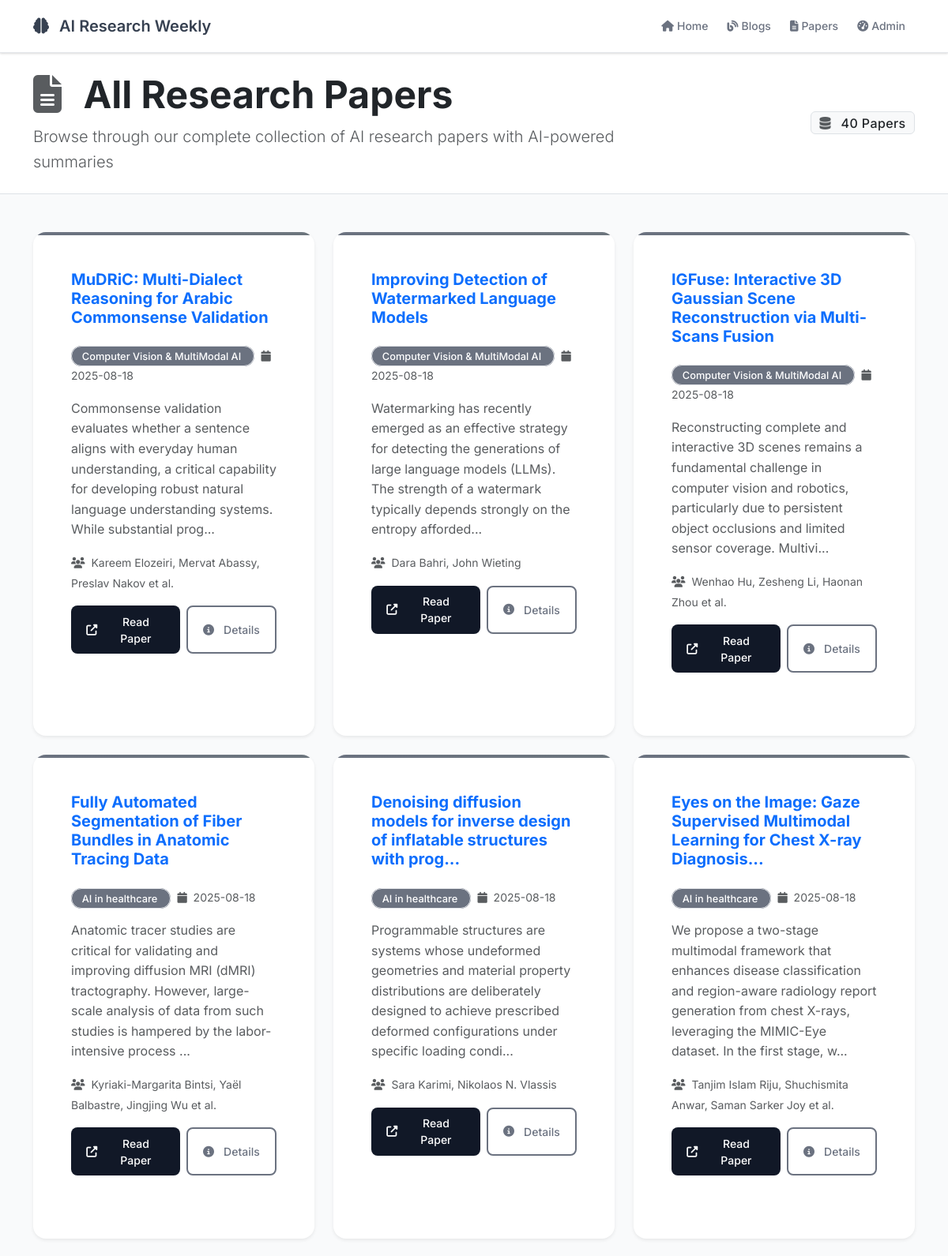
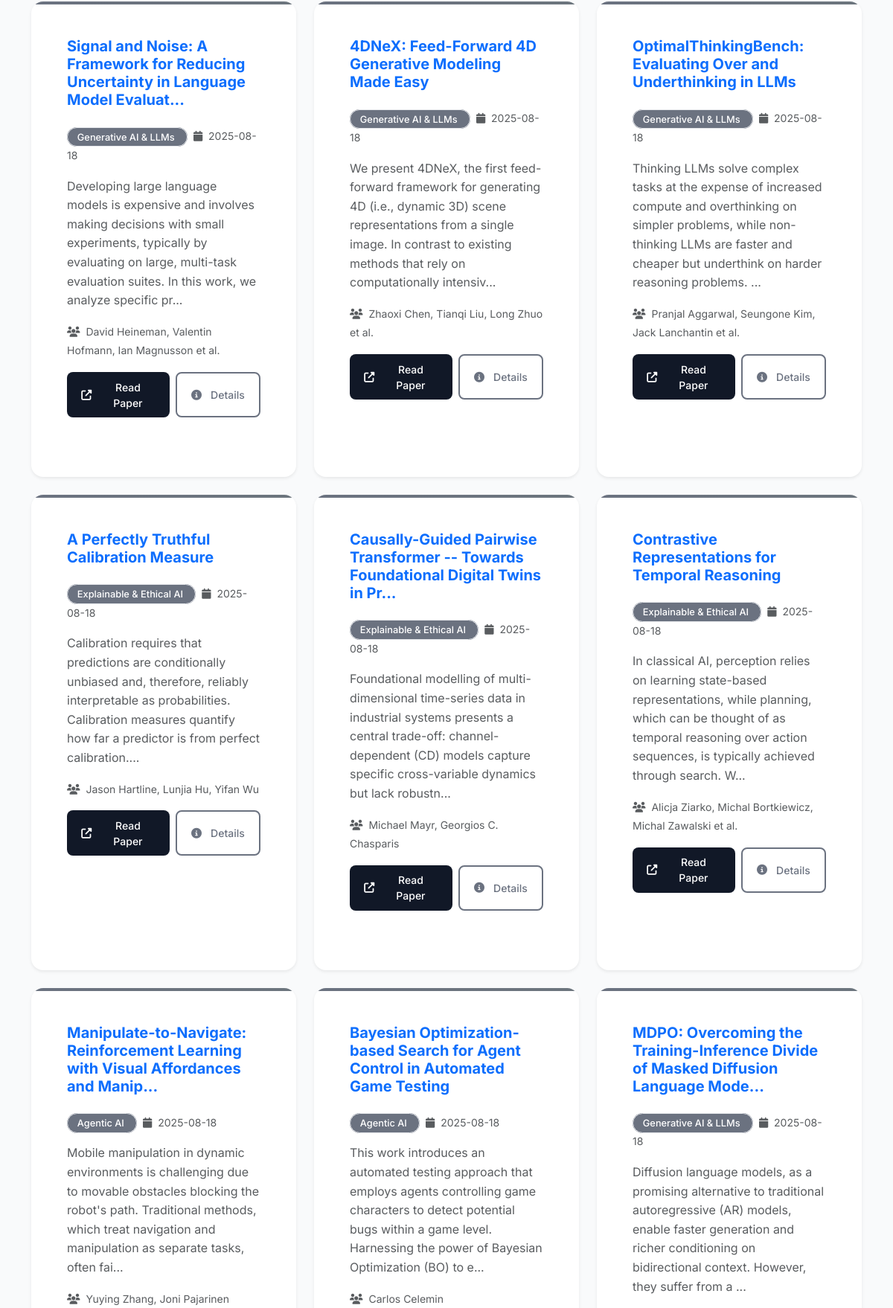
/papers (upper part), run on the app's committed database (2 pictures, top to bottom).
### tables this page shows
CREATE TABLE papers (
                id INTEGER PRIMARY KEY AUTOINCREMENT,
                arxiv_id TEXT UNIQUE NOT NULL,
                title TEXT NOT NULL,
                authors TEXT NOT NULL,
                abstract TEXT NOT NULL,
                categories TEXT NOT NULL,
                published_date TEXT NOT NULL,
                summary TEXT,
                category TEXT,
                novelty_score REAL,
                created_at TIMESTAMP DEFAULT CURRENT_TIMESTAMP,
                updated_at TIMESTAMP DEFAULT CURRENT_TIMESTAMP
            , source TEXT DEFAULT "arxiv", quality_score REAL DEFAULT 0.0, author_h_indices TEXT DEFAULT '[]', author_institutions TEXT DEFAULT '[]');

### src/web_app.py (the view)
@app.route('/papers')
def papers_list():
    papers = db.get_recent_papers(days=365)  # Get papers from last year
    return render_template('papers_list.html', papers=papers)

### src/database.py (called while the page is built)
def _parse_summary_field(summary_field):
    if not summary_field:
        return None
    try:
        if summary_field.startswith('{'):
            return json.loads(summary_field)
        else:
            return summary_field
    except (json.JSONDecodeError, AttributeError):
        return summary_field

### templates/papers_list.html (shortened to what this page needs)
{% extends "base.html" %}
{% block content %}
<section class="page-header bg-white py-4 border-bottom">
    <div class="container">
        <div class="row align-items-center">
            <div class="col-md-8">
                <h1 class="display-5 fw-bold mb-2 text-dark">
                    <i class="fas fa-file-alt me-3 text-muted"></i>
                    All Research Papers
                </h1>
                <p class="lead mb-0 text-muted">
                    Browse through our complete collection of AI research papers with AI-powered summaries
                </p>
            </div>
            <div class="col-md-4 text-md-end">
                <div class="d-flex gap-2 justify-content-md-end">
                    <span class="badge bg-light text-dark border fs-6">
                        <i class="fas fa-database me-2 text-muted"></i>
                        {{ papers|length }} Papers
                    </span>
                </div>
            </div>
        </div>
    </div>
</section>
<div class="container py-5">
    {% if papers %}
    <div class="row g-4">
        {% for paper in papers %}
        <div class="col-lg-6 col-xl-4">
            <div class="card paper-card h-100 border-0 shadow-sm">
                <div class="card-body">
                    <div class="d-flex justify-content-between align-items-start mb-3">
                        <div class="flex-grow-1">
                            <h5 class="card-title fw-bold mb-2">
                                <a href="{{ url_for('paper_detail', arxiv_id=paper.arxiv_id) }}" class="text-decoration-none">
                                    {{ paper.title[:80] }}{% if paper.title|length > 80 %}...{% endif %}
                                </a>
                            </h5>
                        </div>
                    </div>
                    <div class="mb-3">
                        <span class="category-badge me-2">
                            {{ paper.category or 'AI/ML' }}
                        </span>
                        <small class="text-muted">
                            <i class="fas fa-calendar me-1"></i>
                            {{ paper.published_data }}
                        </small>
                    </div>
                    <p class="card-text text-muted mb-3">
                        {{ paper.abstract[:200] }}{% if paper.abstract|length > 200 %}...{% endif %}
                    </p>
                    <div class="mb-3">
                        <small class="text-muted">
                            <i class="fas fa-users me-1"></i>
                            {{ paper.authors[:3]|join(', ') }}{% if paper.authors|length > 3 %} et al.{% endif %}
                        </small>
                    </div>
                    <div class="d-flex gap-2">
                        <a href="https://arxiv.org/abs/{{ paper.arxiv_id }}"
                           class="btn btn-primary btn-sm" target="_blank">
                            <i class="fas fa-external-link-alt me-1"></i>
                            Read Paper
                        </a>
                        <a href="{{ url_for('paper_detail', arxiv_id=paper.arxiv_id) }}"
                           class="btn btn-outline-primary btn-sm">
                            <i class="fas fa-info-circle me-1"></i>
                            Details
                        </a>
                    </div>
                </div>
            </div>
        </div>
        {% endfor %}
    </div>
    {% endif %}
</div>
{% endblock %}

### templates/base.html (style rules this page uses)
:root { --primary-color: #6b7280; --secondary-color: #9ca3af; --accent-color: #d1d5db; --text-primary: #374151; --text-secondary: #6b7280; --bg-light: #f9fafb; --bg-white: #ffffff; --border-color: #e5e7eb; --bg-title: #f3f4f6; --success-color: #10b981; --warning-color: #f59e0b; --error-color: #ef4444; --muted-bg: #f9fafb; --card-shadow: 0 1px 3px 0 rgba(0, 0, 0, 0.1), 0 1px 2px 0 rgba(0, 0, 0, 0.06); }
body { font-family: 'Inter', -apple-system, BlinkMacSystemFont, 'Segoe UI', Roboto, sans-serif; line-height: 1.6; color: var(--text-primary); background-color: var(--bg-light); }
.card { border: 1px solid var(--border-color); border-radius: 6px; box-shadow: var(--card-shadow); transition: all 0.2s ease-in-out; background: var(--bg-white); }
.paper-card { background: var(--bg-white); border-left: 2px solid var(--accent-color); }
.category-badge { background: var(--muted-bg); color: var(--text-secondary); padding: 0.25rem 0.5rem; border-radius: 4px; font-size: 0.75rem; font-weight: 500; border: 1px solid var(--border-color); }
.btn-primary { background: #111827; border: none; color: white; }
.btn-outline-primary { border-color: var(--text-secondary); color: var(--text-secondary); border-radius: 4px; padding: 0.5rem 1rem; font-weight: 500; font-size: 0.875rem; transition: all 0.2s ease; }
.badge { font-weight: 500; letter-spacing: 0.025em; }
.btn-sm { padding: 0.375rem 0.75rem; font-size: 0.875rem; border-radius: 4px; }
.paper-card { background: var(--bg-white); border-radius: 12px; padding: 2rem; margin-bottom: 1.5rem; box-shadow: 0 4px 6px rgba(0, 0, 0, 0.1); border-left: 4px solid var(--accent-color); transition: transform 0.2s ease, box-shadow 0.2s ease; }
.paper-card { background: white; border-radius: 16px; padding: 2rem; margin-bottom: 2rem; box-shadow: 0 4px 20px rgba(0,0,0,0.08); border: 1px solid #f1f3f4; transition: all 0.3s ease; position: relative; overflow: hidden; }
.paper-card::before { content: ''; position: absolute; top: 0; left: 0; right: 0; height: 4px; background: linear-gradient(90deg, var(--primary-color), #6c757d); }
.category-badge { background: var(--primary-color); color: white; padding: 0.3rem 0.8rem; border-radius: 20px; font-size: 0.8rem; font-weight: 500; }
.btn { padding: 0.6rem 1.2rem; border-radius: 8px; font-weight: 500; text-decoration: none; display: inline-flex; align-items: center; gap: 0.5rem; transition: all 0.2s ease; border: none; cursor: pointer; }
.btn-outline-primary { background: transparent; color: var(--primary-color); border: 2px solid var(--primary-color); }

### data on the page
papers: title "MuDRiC: Multi-Dialect Reasoning for Arabic Commonsense Validation", category "Computer Vision & MultiModal AI", published_data "2025-08-18", abstract "Commonsense validation evaluates whether a sentence aligns with everyday human understanding, a critical capability for developing robust natural language understanding systems. While substantial prog", authors "Kareem Elozeiri, Mervat Abassy, Preslav Nakov", shows "et al."
papers: title "Improving Detection of Watermarked Language Models", category "Computer Vision & MultiModal AI", published_data "2025-08-18", abstract "Watermarking has recently emerged as an effective strategy for detecting the generations of large language models (LLMs). The strength of a watermark typically depends strongly on the entropy afforded", authors "Dara Bahri, John Wieting"
papers: title "IGFuse: Interactive 3D Gaussian Scene Reconstruction via Multi-Scans Fusion", category "Computer Vision & MultiModal AI", published_data "2025-08-18", abstract "Reconstructing complete and interactive 3D scenes remains a fundamental challenge in computer vision and robotics, particularly due to persistent object occlusions and limited sensor coverage. Multivi", authors "Wenhao Hu, Zesheng Li, Haonan Zhou", shows "et al."
papers: title "Fully Automated Segmentation of Fiber Bundles in Anatomic Tracing Data", category "AI in healthcare", published_data "2025-08-18", abstract "Anatomic tracer studies are critical for validating and improving diffusion MRI (dMRI) tractography. However, large-scale analysis of data from such studies is hampered by the labor-intensive process", authors "Kyriaki-Margarita Bintsi, Yaël Balbastre, Jingjing Wu", shows "et al."
papers: title "Denoising diffusion models for inverse design of inflatable structures with prog", category "AI in healthcare", published_data "2025-08-18", abstract "Programmable structures are systems whose undeformed geometries and material property distributions are deliberately designed to achieve prescribed deformed configurations under specific loading condi", authors "Sara Karimi, Nikolaos N. Vlassis"
papers: title "Eyes on the Image: Gaze Supervised Multimodal Learning for Chest X-ray Diagnosis", category "AI in healthcare", published_data "2025-08-18", abstract "We propose a two-stage multimodal framework that enhances disease classification and region-aware radiology report generation from chest X-rays, leveraging the MIMIC-Eye dataset. In the first stage, w", authors "Tanjim Islam Riju, Shuchismita Anwar, Saman Sarker Joy", shows "et al."
papers: title "Signal and Noise: A Framework for Reducing Uncertainty in Language Model Evaluat", category "Generative AI & LLMs", published_data "2025-08-18", abstract "Developing large language models is expensive and involves making decisions with small experiments, typically by evaluating on large, multi-task evaluation suites. In this work, we analyze specific pr", authors "David Heineman, Valentin Hofmann, Ian Magnusson", shows "et al."
papers: title "4DNeX: Feed-Forward 4D Generative Modeling Made Easy", category "Generative AI & LLMs", published_data "2025-08-18", abstract "We present 4DNeX, the first feed-forward framework for generating 4D (i.e., dynamic 3D) scene representations from a single image. In contrast to existing methods that rely on computationally intensiv", authors "Zhaoxi Chen, Tianqi Liu, Long Zhuo", shows "et al."
papers: title "OptimalThinkingBench: Evaluating Over and Underthinking in LLMs", category "Generative AI & LLMs", published_data "2025-08-18", abstract "Thinking LLMs solve complex tasks at the expense of increased compute and overthinking on simpler problems, while non-thinking LLMs are faster and cheaper but underthink on harder reasoning problems.", authors "Pranjal Aggarwal, Seungone Kim, Jack Lanchantin", shows "et al."
papers: title "A Perfectly Truthful Calibration Measure", category "Explainable & Ethical AI", published_data "2025-08-18", abstract "Calibration requires that predictions are conditionally unbiased and, therefore, reliably interpretable as probabilities. Calibration measures quantify how far a predictor is from perfect calibration.", authors "Jason Hartline, Lunjia Hu, Yifan Wu"
papers: title "Causally-Guided Pairwise Transformer -- Towards Foundational Digital Twins in Pr", category "Explainable & Ethical AI", published_data "2025-08-18", abstract "Foundational modelling of multi-dimensional time-series data in industrial systems presents a central trade-off: channel-dependent (CD) models capture specific cross-variable dynamics but lack robustn", authors "Michael Mayr, Georgios C. Chasparis"
papers: title "Contrastive Representations for Temporal Reasoning", category "Explainable & Ethical AI", published_data "2025-08-18", abstract "In classical AI, perception relies on learning state-based representations, while planning, which can be thought of as temporal reasoning over action sequences, is typically achieved through search. W", authors "Alicja Ziarko, Michal Bortkiewicz, Michal Zawalski", shows "et al."
papers: title "Manipulate-to-Navigate: Reinforcement Learning with Visual Affordances and Manip", category "Agentic AI", published_data "2025-08-18", abstract "Mobile manipulation in dynamic environments is challenging due to movable obstacles blocking the robot's path. Traditional methods, which treat navigation and manipulation as separate tasks, often fai", authors "Yuying Zhang, Joni Pajarinen"
papers: title "Bayesian Optimization-based Search for Agent Control in Automated Game Testing", category "Agentic AI", published_data "2025-08-18", abstract "This work introduces an automated testing approach that employs agents controlling game characters to detect potential bugs within a game level. Harnessing the power of Bayesian Optimization (BO) to e", authors "Carlos Celemin"
papers: title "MDPO: Overcoming the Training-Inference Divide of Masked Diffusion Language Mode", category "Generative AI & LLMs", published_data "2025-08-18", abstract "Diffusion language models, as a promising alternative to traditional autoregressive (AR) models, enable faster generation and richer conditioning on bidirectional context. However, they suffer from a"

### other printed values
{{ papers|length }} "40"
